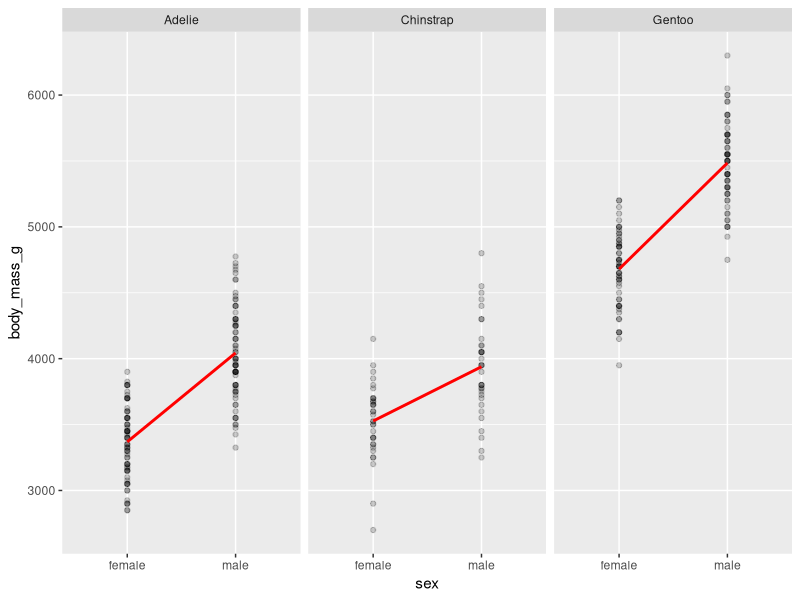

Source code (R):
## ---- chunk 1
library(tidyverse)
library(broom)
library(palmerpenguins)

penguins %>%
  drop_na() %>%
  ggplot(aes(x=sex, y=body_mass_g)) +
  facet_wrap(~species) +
  geom_point(alpha = 0.2) +
  stat_summary(aes(group = 1),
               geom = "line", fun = mean,
               color = "red", size = 1)

penguins %>%
  drop_na() %>%
  lm(body_mass_g ~ sex + species,
     data = .) %>%
  tidy()
## ---- chunk 2
penguins_data <- penguins %>%
  drop_na() %>%
  mutate(is_male = (sex == "male"),
         is_chinstrap = (species == "Chinstrap"),
         is_gentoo = (species == "Gentoo")) %>%
  mutate(across(starts_with("is_"), .fns = as.numeric)) %>%
  select(body_mass_g, starts_with("is_"))

penguins_data %>%
  slice_head(n = 10)

obj_fun_pegnuins <- function(these_params, this_data) {
  # Unpack parameters
  beta_intercept <- these_params[1]
  beta_male <- these_params[2]
  beta_chinstrap <- these_params[3]
  beta_gentoo <- these_params[4]
  
  # Unpack data
  body_mass <- this_data$body_mass_g
  is_male <- this_data$is_male
  is_chinstrap <- this_data$is_chinstrap
  is_gentoo <- this_data$is_gentoo
  
  linear_combination <- (beta_intercept + 
                           beta_male * is_male +
                           beta_chinstrap * is_chinstrap +
                           beta_gentoo * is_gentoo)
  
  # Prediction error: difference between what was observed vs what was predicted
  residual_error <- body_mass - linear_combination
  sum_squared_error <- sum(residual_error^2)
  
  # Our objective (hence, objective function) is to choose beta weights that
  # minimize the sum of squared error... Now that we have a function that tells
  # us how much error is generated (given some set of beta weights), we can run
  # this function through the optimizer many times until we find the weights
  # that do the best job of accomplishing our objective
  return (sum_squared_error)
}

test <- optim(
  # Make initial guesses about the parameter values
  par = c(0, 0, 0, 0),
  # Tell the optimizer what our objective function is
  fn = obj_fun_pegnuins,
  # Usually, ... contains the data argument(s) for the objective function
  this_data = penguins_data,
  # The optimizer will keep guessing until it settles on an answer,
  # or else gives up after `maxit` iterations.
  control = list(maxit = 5000)
)

test
## ---- chunk 3
optim_to_tibble <- function(optim_output, param_names) {
  tibble(
    parameter = param_names,
    value = optim_output$par
  ) %>%
    mutate(
      neg_loglik = optim_output$value,
      convergence = case_when(
        optim_output$convergence == 0 ~ "converged",
        optim_output$convergence == 1 ~ "maxit reached",
        optim_output$convergence == 10 ~ "simplex degeneracy",
        TRUE ~ "unknown problem"
      )
    )
}

run_optim <- function(how_many_runs, max_iter_per_run,
                      objective_function, param_names, param_guesses, ...) {
  this_run <- optim(
    par = param_guesses,
    fn = objective_function,
    # Usually, ... contains the data argument(s) for the objective function
    ... = ...,
    control = list(maxit = max_iter_per_run)
  ) %>%
    optim_to_tibble(param_names)
}
